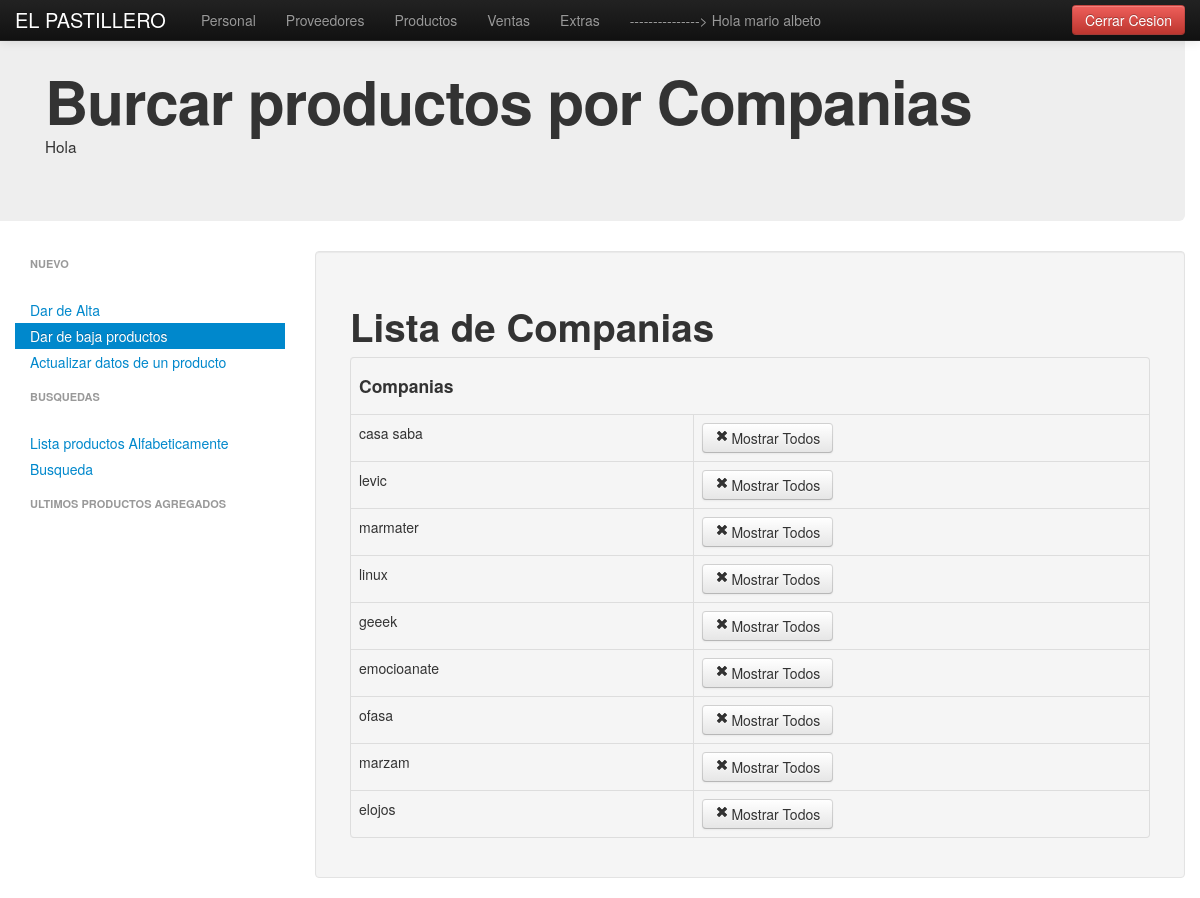
Page /listCompaniasDel/ (signed in) on the committed database.
### apps/compania/models.py (models this page shows, shortened)
class Compania(models.Model):
	nombre_compania = models.CharField(blank=True, max_length=200)
	status = models.BooleanField(default=True)

### apps/compania/views.py (the view)
# urls.py: url(r'^listCompaniasDel/$', 'view_listCompaniaDel', name='vista_lista_companias_eliminar'),
def view_listCompaniaDel(request):
	if request.user.is_authenticated():
		lista_de_companias = obtenerCompanias()
		status_del_producto = "active"
		titulo = "Burcar productos por Companias"
		btn_icon = "icon-remove"
		ctx = {'lista_companias':lista_de_companias,
				'status_del_producto':status_del_producto,
				'icono':btn_icon,
				'titulo':titulo,'status_compania':'active'}
		return render_to_response('companias/listaCompanias.html',ctx,
									context_instance=RequestContext(request))
	else:
		return HttpResponseRedirect('/login')

### apps/compania/views.py (called while the page is built)
def obtenerCompanias():
	listCompan = Compania.objects.filter(status=True)
	return listCompan

### templates/companias/listaCompanias.html (shortened to what this page needs)
{% extends "base.html" %}
{% block content %}
		<div class="container">
			<div class="row">
				<div class="hero-unit">
					<h1>
						{{ titulo }}
					</h1>
					<small>Hola</small>
				</div>
			</div>
			<div class="row">
			{% include 'productos/newProductos/barraLateralIzquierda.html' %}
				<div class="span9">
					<div class="well sidebar-nav">
						<ul class="nav nav-list">
							<li class="nav-header"></li><br>
								<p aling="justify">
									{% if lista_companias %}
										<table class="table table-bordered">
												<theader>
													<h1>
														Lista de Companias
													</h1>
													<tr>
														<td><h4>Companias</h4></td>
													</tr>
												</theader>
										{% for compania in lista_companias %}
												<tbody>
													<tr>
														<td> {{compania.nombre_compania}}</td>
														<td><a class="btn" href=""><i class="{{icono}}"></i>Mostrar Todos</a></td>
													</tr>
												</tbody>
										{% endfor %}
										</table>
									{% else %}
										<p>No hay Companias Agragadas</p>
									{% endif %}
								</p>
						</ul>
					</div>
				</div>
			</div>
		</div>
{% endblock %}

### templates/base.html (shortened to what this page needs)
<!doctype html>
<html lang="es">
	<head>
         <link href="/media/bootstrap/css/bootstrap.min.css" rel="stylesheet"/>
         <link href="/media/timepicker/css/bootstrap-datetimepicker.min.css" rel="stylesheet"/>
	</head>
	<body>
		{% if user.is_authenticated %}
			{% include 'barraSuperior.html' %}
		{% endif %}
		{% block content %}
		{% endblock %}
	</body>
</html>

### templates/barraSuperior.html (shortened to what this page needs)
  <div class="navbar navbar-inverse navbar-fixed-top">
      <div class="navbar-inner">
        <div class="container">
          <a class="brand" href="{% url vista_lista_farmacia %}">EL PASTILLERO</a>
          <div class="nav-collapse collapse">
            <ul class="nav">
             <li><a href="{% url vista_lista_personal_actualizar %}">Personal</a></li>
			<li><a href="{% url vista_lista_proveedores_actualizar  %}">Proveedores</a></li>
			<li><a href="{% url vista_tipo_producto%}">Productos</a></li>
			<li><a href="/addVentas/0/">Ventas</a></li>
			<li><a href="{% url vista_mejor_proveedor%}" >Extras</a></li>
            <li><a href="" >---------------> Hola {{user.first_name}}</a></li>
 		  </ul>
 	    <nav class="navbar-form pull-right">
		<a href="{% url vista_deslogearse %}">
              <button type="submit" class="btn btn-danger">Cerrar Cesion</button>
		</a>
            </nav>
          </div>
        </div>
      </div>
    </div>

### templates/productos/newProductos/barraLateralIzquierda.html (shortened to what this page needs)
<div class="span3">
	<ul class="nav nav-list">
		<li class="nav nav-header">Nuevo</li>
        <li class="{{ status_add_producto }}">
             <a href="{% url vista_tipo_producto %}">
                     Dar de Alta
             </a>
        </li>
        <li class=" {{ status_del_producto }} " >
                <a href="{% url vista_obtener_codigo_eliminar %}">
                        Dar de baja productos
                </a>
        </li>
                <li class=" {{ status_edit_producto}}" >
                    <a href="{% url  vista_obtener_codigo_actualizar %}">Actualizar datos de un producto</a>
                </li>
	<li class="nav nav-header">Busquedas</li>
    <li class="{{status_lista_abc}}" >
        <a href="{% url  vista_lista_abc %}">
                Lista productos Alfabeticamente
        </a>
    </li>
    <li class="{{status_search}}" >
        <a href="{%url vista_get_nombre%}">
                    Busqueda
       </a>
    </li>
	<li class="nav nav-header">Ultimos productos Agregados</li>
	</ul>
</div>

### rows in the picture
Compania: nombre_compania "casa saba"
Compania: nombre_compania "levic"
Compania: nombre_compania "marmater"
Compania: nombre_compania "linux"
Compania: nombre_compania "geeek"
Compania: nombre_compania "emocioanate"
Compania: nombre_compania "ofasa"
Compania: nombre_compania "marzam"
Compania: nombre_compania "elojos"

### other values in the picture
{{ user.first_name }} "mario albeto"
{{ titulo }} "Burcar productos por Companias"
